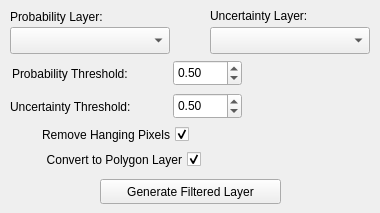
    <widget class="QWidget" name="tab_5">
     <attribute name="title">
      <string>Predictions</string>
     </attribute>
     <widget class="QCheckBox" name="remove_hanging_check">
      <property name="geometry">
       <rect>
        <x>8</x>
        <y>123</y>
        <width>181</width>
        <height>23</height>
       </rect>
      </property>
      <property name="layoutDirection">
       <enum>Qt::RightToLeft</enum>
      </property>
      <property name="text">
       <string>Remove Hanging Pixels</string>
      </property>
      <property name="checked">
       <bool>true</bool>
      </property>
      <property name="tristate">
       <bool>false</bool>
      </property>
     </widget>
     <widget class="QLabel" name="label_49">
      <property name="geometry">
       <rect>
        <x>10</x>
        <y>98</y>
        <width>161</width>
        <height>17</height>
       </rect>
      </property>
      <property name="text">
       <string>Uncertainty Threshold:</string>
      </property>
     </widget>
     <widget class="QLabel" name="label_50">
      <property name="geometry">
       <rect>
        <x>12</x>
        <y>65</y>
        <width>161</width>
        <height>17</height>
       </rect>
      </property>
      <property name="text">
       <string>Probability Threshold:</string>
      </property>
     </widget>
     <widget class="QDoubleSpinBox" name="uncert_thresh_box">
      <property name="geometry">
       <rect>
        <x>173</x>
        <y>93</y>
        <width>69</width>
        <height>26</height>
       </rect>
      </property>
      <property name="maximum">
       <double>1.000000000000000</double>
      </property>
      <property name="singleStep">
       <double>0.050000000000000</double>
      </property>
      <property name="value">
       <double>0.500000000000000</double>
      </property>
     </widget>
     <widget class="QDoubleSpinBox" name="probability_thresh_box">
      <property name="geometry">
       <rect>
        <x>173</x>
        <y>60</y>
        <width>69</width>
        <height>26</height>
       </rect>
      </property>
      <property name="maximum">
       <double>1.000000000000000</double>
      </property>
      <property name="singleStep">
       <double>0.050000000000000</double>
      </property>
      <property name="value">
       <double>0.500000000000000</double>
      </property>
     </widget>
     <widget class="QgsMapLayerComboBox" name="prob_layer_box">
      <property name="geometry">
       <rect>
        <x>10</x>
        <y>27</y>
        <width>160</width>
        <height>27</height>
       </rect>
      </property>
     </widget>
     <widget class="QgsMapLayerComboBox" name="uncert_layer_box">
      <property name="geometry">
       <rect>
        <x>210</x>
        <y>27</y>
        <width>160</width>
        <height>27</height>
       </rect>
      </property>
     </widget>
     <widget class="QLabel" name="label_63">
      <property name="geometry">
       <rect>
        <x>10</x>
        <y>8</y>
        <width>161</width>
        <height>17</height>
       </rect>
      </property>
      <property name="text">
       <string>Probability Layer:</string>
      </property>
     </widget>
     <widget class="QLabel" name="label_64">
      <property name="geometry">
       <rect>
        <x>210</x>
        <y>7</y>
        <width>161</width>
        <height>17</height>
       </rect>
      </property>
      <property name="text">
       <string>Uncertainty Layer:</string>
      </property>
     </widget>
     <widget class="QPushButton" name="threshold_inference_button">
      <property name="geometry">
       <rect>
        <x>100</x>
        <y>179</y>
        <width>181</width>
        <height>25</height>
       </rect>
      </property>
      <property name="text">
       <string>Generate Filtered Layer</string>
      </property>
     </widget>
     <widget class="QCheckBox" name="to_poly_check">
      <property name="geometry">
       <rect>
        <x>10</x>
        <y>148</y>
        <width>191</width>
        <height>23</height>
       </rect>
      </property>
      <property name="layoutDirection">
       <enum>Qt::RightToLeft</enum>
      </property>
      <property name="text">
       <string>Convert to Polygon Layer</string>
      </property>
      <property name="checked">
       <bool>true</bool>
      </property>
      <property name="tristate">
       <bool>false</bool>
      </property>
     </widget>
    </widget>
